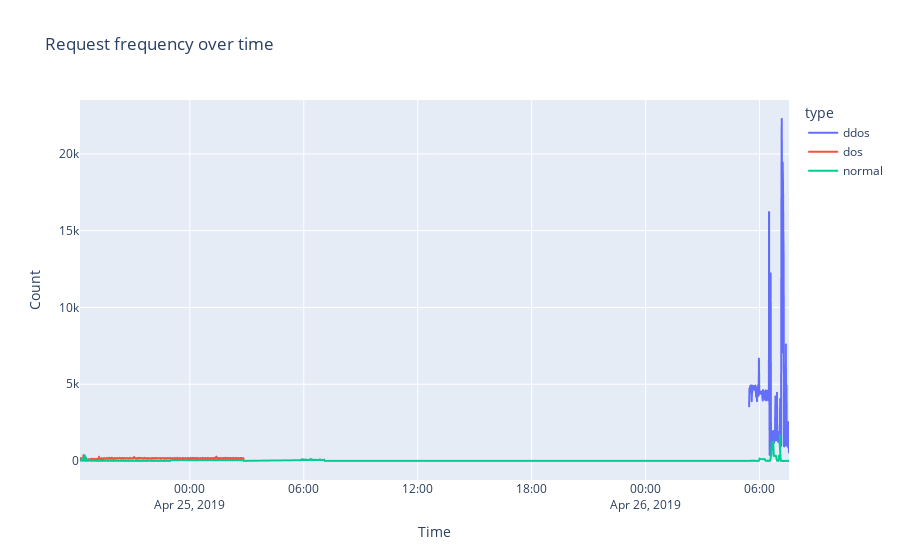

Notebook source saved alongside this figure:
### Code cell
eda.plot_global_request_rate('min')
